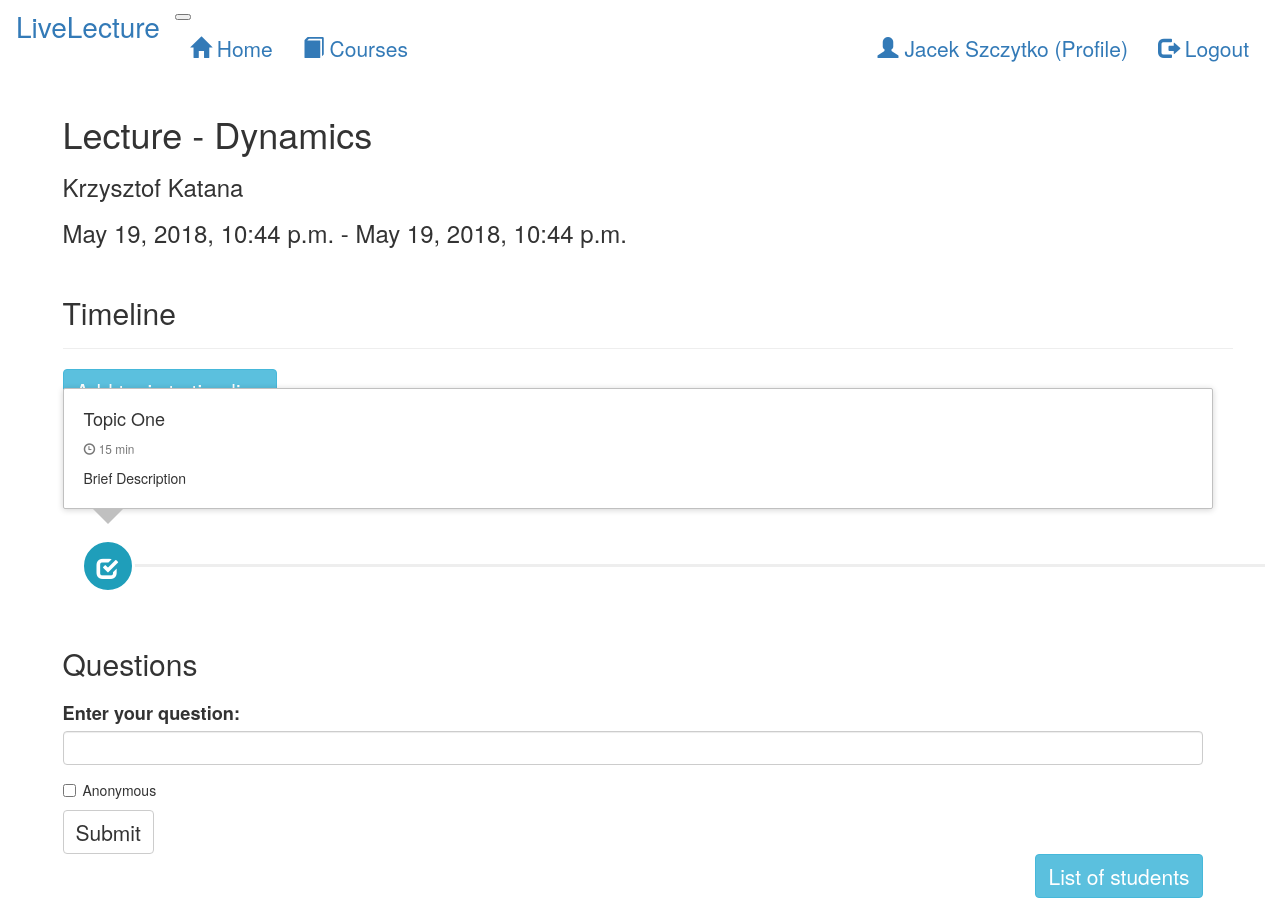
The app's page /lecture/6 (signed in), older data.
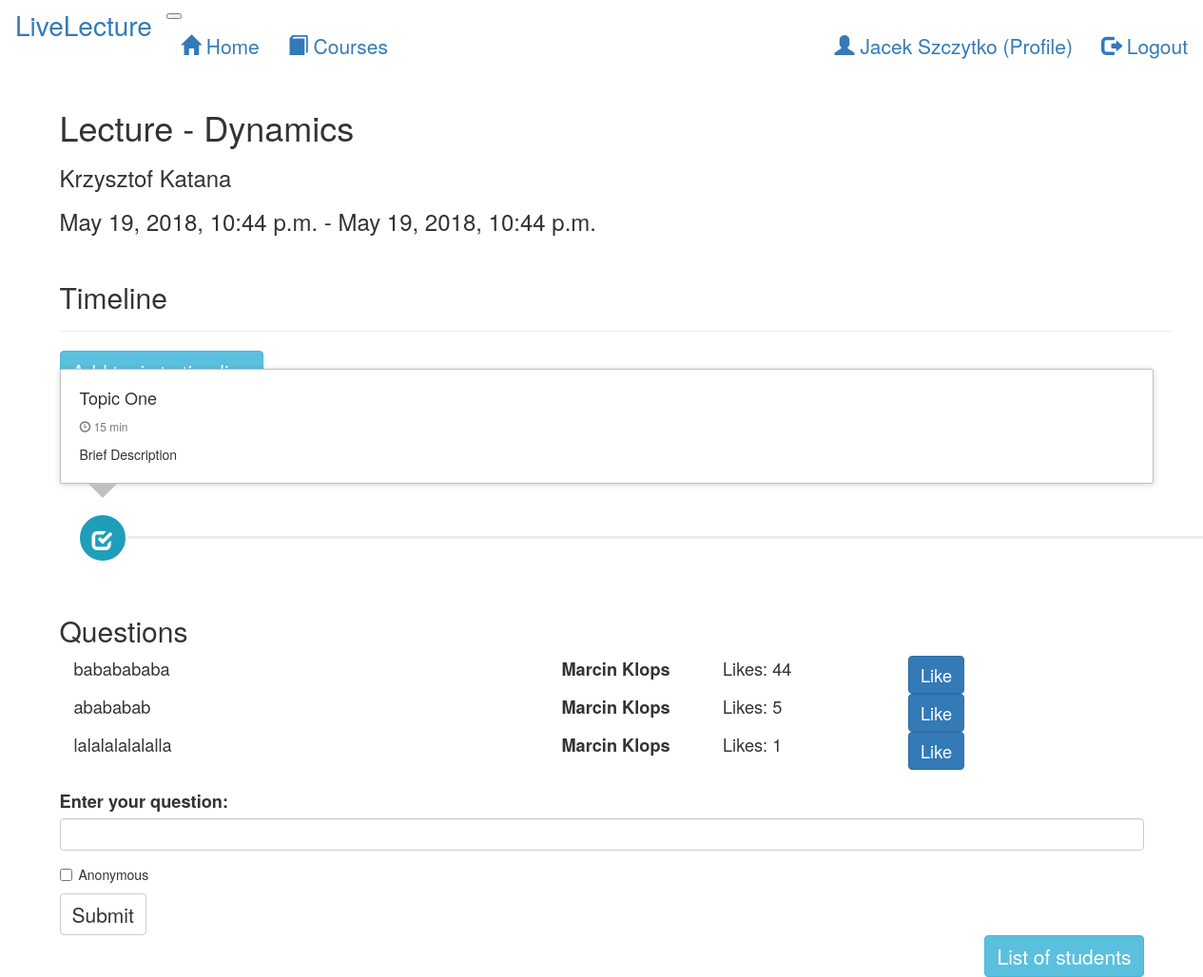
The same page, newer data.
### LiveLecture/models.py (models this page shows, shortened)
class User(AbstractUser):
    first_name = models.CharField(max_length=20)
    last_name = models.CharField(max_length=20)
    is_lecturer = models.NullBooleanField()

class Lecture(models.Model):
    lecturer = models.ForeignKey(User, on_delete=models.CASCADE)
    name = models.CharField(max_length=50, unique=True)
    description = models.CharField(max_length=500)
    max_students = models.IntegerField()
    startTime = models.DateTimeField(default=datetime.now())
    endTime = models.DateTimeField(default=datetime.now())

class Messages(models.Model):
    lecture = models.ForeignKey(Lecture, on_delete=models.CASCADE)
    student = models.ForeignKey(User, on_delete=models.CASCADE)
    content = models.CharField(max_length=1000)
    likes = models.IntegerField()

### LiveLecture/views.py (the view)
# urls.py: path('lecture/<int:pk>',views.lecture, name='lecture'),
def lecture(request, pk):
    template = loader.get_template('LiveLecture/lecture.html')
    lecture = Lecture.objects.filter(pk=pk)[0]
    if lecture is None:
        raise ValueError("There is no lecture with this pk!")
    substriptions = Subscription.objects.filter(lecture=lecture)
    students = []
    for substription in substriptions:
        students.append(substription.student)
    messages = Messages.objects.filter(lecture=lecture).order_by('-likes')
    context = {'lecture': lecture, 'students': students, 'messages' : messages}
    return render(request, 'LiveLecture/lecture.html', context)

### LiveLecture/templates/LiveLecture/lecture.html (shortened to what this page needs)
{% extends 'LiveLecture/base.html' %}
{% block content %}
    <h1 class="mt-5">Lecture - {{ lecture.name }}</h1>
    <h3 class="mt-3">{{ lecture.lecturer.first_name }} {{ lecture.lecturer.last_name }}</h3>
    <h3 class="mt-5">{{ lecture.startTime }} - {{ lecture.endTime }}</h3>
    {% if request.user.is_authenticated %}
        <div class="container">
            <div class="row">
                <div class="col-md-14">
                    <div class="page-header">
                        <h2>Timeline</h2>
                    </div>
                    <div class="form-row text-left margin mt-5 my-5">
                        <button type="button" class="btn btn-info" onclick="generateSubject()" style="font-size: 1.5em">
                        </button>
                    </div>
                    <div style="display:inline-block;width:100%;">
                        <ul class="timeline timeline-horizontal" id="timeline-item">
                            <li class="timeline-item" id="first subject">
                                <div class="timeline-badge primary"><i class="glyphicon glyphicon-check"></i></div>
                                <div class="timeline-panel">
                                    <div class="timeline-heading">
                                        <h4 class="timeline-title" contenteditable="true">Topic One</h4>
                                        <p>
                                            <small class="text-muted" contenteditable="true"><i
                                                    class="glyphicon glyphicon-time"></i> 15 min
                                            </small>
                                        </p>
                                    </div>
                                    <div class="timeline-body" contenteditable="true">
                                        <p>Brief Description</p>
                                    </div>
                                </div>
                            </li>
                        </ul>
                    </div>
                </div>
            </div>
        </div>
        <h2 class="mt-5">Questions</h2>
        <ul class="list-group">
            {% for message in messages %}
                <div class="container">
                    <div class="row mt-5">
                        <div class="col-sm-5" style="font-size: 1.3em">
                            {{ message.content }}
                        </div>
                        <div class="col-sm-2 text-center" style="font-size: 1.3em">
                            <b>{{ message.student.first_name }} {{ message.student.last_name }}</b>
                        </div>
                        <div class="col-sm-2" style="font-size: 1.3em">
                            Likes: {{ message.likes }}
                        </div>
                        <div class="col-sm-2">
                            <a href="{% url 'LiveLecture:add_like' lecture.pk message.pk %}" class="btn btn-primary"
                               role="button" style="font-size: 1.3em">Like</a>
                        </div>
                    </div>
                </div>
            {% endfor %}
        </ul>
        <form action="{% url 'LiveLecture:add_message' lecture.pk %}" method="POST">
            <div class="form-group">
                <label for="message" style="font-size: 1.3em">Enter your question:</label>
                <input type="text" class="form-control" id="message" name="message" style="font-size: 1.3em">
            </div>
            <div class="checkbox" id="anonymous" name="anonymous">
                <label><input type="checkbox" style="font-size: 1.3em"> Anonymous</label>
            </div>
            <button type="submit" class="btn btn-default" style="font-size: 1.5em">Submit</button>
        </form>
    {% endif %}
    <div class="form-row text-right margin mt-5">
        <button type="button" class="btn btn-info" data-toggle="collapse" data-target="#list" style="font-size: 1.5em">
            List of students
        </button>
    </div>
{% endblock %}

### LiveLecture/templates/LiveLecture/base.html (shortened to what this page needs)
<!DOCTYPE html>
{% load static %}
<html lang="en">
<head>
    <link rel="stylesheet" href="https://maxcdn.bootstrapcdn.com/bootstrap/3.3.7/css/bootstrap.min.css">
    <link rel="stylesheet" type="text/css" href="{% static 'LiveLecture/style.css' %}">
    <link rel="stylesheet" type="text/css" href="{% static 'LiveLecture/timeline.css' %}">
    <link rel="stylesheet"
          href="https://unpkg.com/bootstrap-material-design@4.1.1/dist/css/bootstrap-material-design.min.css"
>
</head>
<body>
<header>
    <nav class="navbar navbar-expand-lg navbar-light bg-light">
        <a class="navbar-brand" href="#" style="font-size: 2em">LiveLecture</a>
        <button class="navbar-toggler" type="button" data-toggle="collapse" data-target="#navbarSupportedContent"
                aria-controls="navbarSupportedContent" aria-expanded="false" aria-label="Toggle navigation">
        </button>
        <div class="collapse navbar-collapse" id="navbarSupportedContent">
            <ul class="nav navbar-nav mr-auto">
                <li class="nav-item">
                    <a class="nav-link" href="{% url 'LiveLecture:index' %}" style="font-size: 1.5em"><span
                            class="glyphicon glyphicon-home"></span> Home</a>
                </li>
                <li class="nav-item dropdown">
                    <a class="nav-link dropdown-toggle" href="{% url 'LiveLecture:index' 1 %}" id="navbarDropdown"
                       role="button" data-toggle="dropdown" aria-haspopup="true" aria-expanded="false" style="font-size: 1.5em"><span
                            class="glyphicon glyphicon-book" ></span> Courses
                    </a>
                </li>
            </ul>
            <ul class="nav navbar-nav navbar-right">
                {% if request.user.is_authenticated %}
                    <li class="nav-item">
                        <a class="nav-link" href="#" style="font-size: 1.5em"><span
                                class="glyphicon glyphicon-user"></span> {{ request.user.first_name }} {{ request.user.last_name }}
                            (Profile)
                        </a>
                    </li>
                    <li class="nav-item">
                        <a class="nav-link" href="{% url 'LiveLecture:logout_view' %}" style="font-size: 1.5em"><span
                                class="glyphicon glyphicon-log-out"></span> Logout
                        </a>
                    </li>
                {% endif %}
            </ul>
        </div>
    </nav>
</header>
<main>
    <div class="container">
        {% block content %}
        {% endblock %}
    </div>
</main>
</body>
</html>

### LiveLecture/static/LiveLecture/style.css (style rules this page uses)
ul li:nth-child(2n+0) { list-style: none; }

### LiveLecture/templates/LiveLecture/lecture.html (style rules this page uses)
Timeline .timeline, .timeline-horizontal { list-style: none; padding: 0px; position: relative; }
.timeline:before { top: 0px; bottom: 0; position: absolute; content: " "; width: 3px; background-color: #eeeeee; left: 50%; margin-left: -1.5px; }
.timeline .timeline-item { margin-bottom: 20px; position: relative; }
.timeline .timeline-item:before, .timeline .timeline-item:after { content: ""; display: table; }
.timeline .timeline-item:after { clear: both; }
.timeline .timeline-item .timeline-badge { color: #fff; width: 54px; height: 54px; line-height: 52px; font-size: 22px; text-align: center; position: absolute; top: 18px; left: 50%; margin-left: -25px; background-color: #7c7c7c; border: 3px solid #ffffff; z-index: 100; border-top-right-radius: 50%; border-top-left-radius: 50%; border-bottom-right-radius: 50%; border-bottom-left-radius: 50%; }
.timeline .timeline-item .timeline-badge i, .timeline .timeline-item .timeline-badge .fa, .timeline .timeline-item .timeline-badge .glyphicon { top: 2px; left: 0px; }
.timeline .timeline-item .timeline-badge.primary { background-color: #1f9eba; }
.timeline .timeline-item .timeline-panel { position: relative; width: 46%; float: left; right: 16px; border: 1px solid #c0c0c0; background: #ffffff; border-radius: 2px; padding: 20px; -webkit-box-shadow: 0 1px 6px rgba(0, 0, 0, 0.175); box-shadow: 0 1px 6px rgba(0, 0, 0, 0.175); }
.timeline .timeline-item .timeline-panel:before { position: absolute; top: 5px; right: -16px; display: inline-block; border-top: 16px solid transparent; border-left: 16px solid #c0c0c0; border-right: 0 solid #c0c0c0; border-bottom: 16px solid transparent; content: " "; }
.timeline .timeline-item .timeline-panel .timeline-title { margin-top: 0; color: inherit; }
.timeline .timeline-item .timeline-panel .timeline-body > p, .timeline .timeline-item .timeline-panel .timeline-body > ul { margin-bottom: 0; }
.timeline-horizontal { list-style: none; position: relative; padding: 20px 0px 20px 0px; display: inline-block; }
.timeline-horizontal:before { height: 3px; top: auto; bottom: 26px; left: 56px; right: 0; width: 100%; margin-bottom: 20px; }
.timeline-horizontal .timeline-item { display: table-cell; height: 160px; width: 20%; min-width: 320px; float: none !important; padding-left: 0px; padding-right: 20px; margin: 0 auto; vertical-align: bottom; }
.timeline-horizontal .timeline-item .timeline-panel { top: auto; bottom: 64px; display: inline-block; float: none !important; left: 0 !important; right: 0 !important; width: 100%; margin-bottom: 20px; }
.timeline-horizontal .timeline-item .timeline-panel:before { top: auto; bottom: -16px; left: 28px !important; right: auto; border-right: 16px solid transparent !important; border-top: 16px solid #c0c0c0 !important; border-bottom: 0 solid #c0c0c0 !important; border-left: 16px solid transparent !important; }
.timeline-horizontal .timeline-item:before, .timeline-horizontal .timeline-item:after { display: none; }
.timeline-horizontal .timeline-item .timeline-badge { top: auto; bottom: 0px; left: 43px; }

Row changes from the older to the newer data that the page shows:
added Messages: content "bababababa", student.first_name "Marcin", student.last_name "Klops", likes "44"
added Messages: content "abababab", student.first_name "Marcin", student.last_name "Klops", likes "5"
added Messages: content "lalalalalalalla", student.first_name "Marcin", student.last_name "Klops", likes "1"
